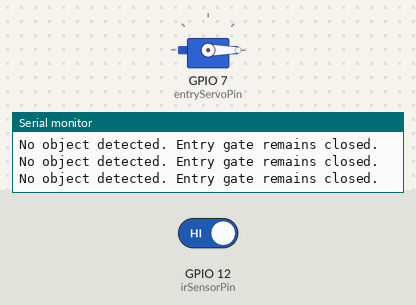
A sketch run on a simulated ESP32. On the bench: servo, the last lines printed to the serial monitor. The inputs (shaded band) are chosen by the test bench; at power-on: GPIO 12 (irSensorPin) HIGH.

Above: at 1.8 s.
1.9 s: GPIO 12 (irSensorPin) driven LOW
At 2.9 s:
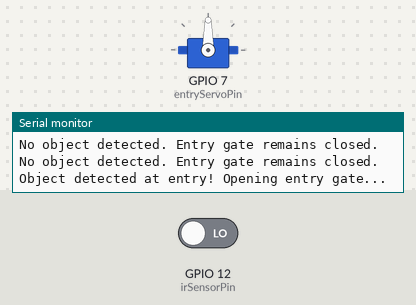
3.5 s: GPIO 12 (irSensorPin) driven HIGH
At 4.0 s:
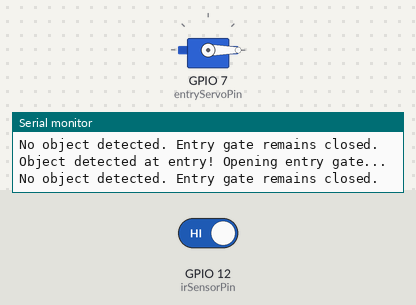
Timing chart, 0 to 6.5 s (numbered marks = the images above; inputs shaded):
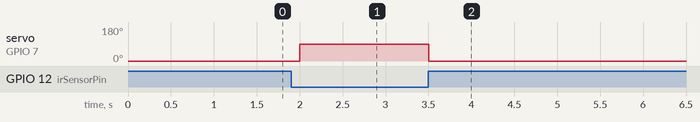

Measured:
- after the input at 1.9 s, servo on GPIO 7 (entryServoPin): 0° → 90° after 0.10 s
- after the input at 3.5 s, servo on GPIO 7 (entryServoPin): 90° → 0° at once

The sketch:

ir_servo.ino
```cpp
#include <ESP32Servo.h> // Include the ESP32Servo library

Servo entryServo;

int irSensorPin = 12;   // IR sensor pin
int entryServoPin = 7; // Servo motor pin

void setup() {
  entryServo.attach(entryServoPin);
  pinMode(irSensorPin, INPUT);

  entryServo.write(0);

  Serial.begin(9600);
}

void loop() {
  int irState = digitalRead(irSensorPin);

  if (irState == LOW) { // Object detected
    Serial.println("Object detected at entry! Opening entry gate...");
    entryServo.write(90); // Rotate servo to 90 degrees
    delay(1000);          // Keep it open for 1 second
  } else {
    Serial.println("No object detected. Entry gate remains closed.");
    entryServo.write(0);
  }

  delay(500);
}
```
